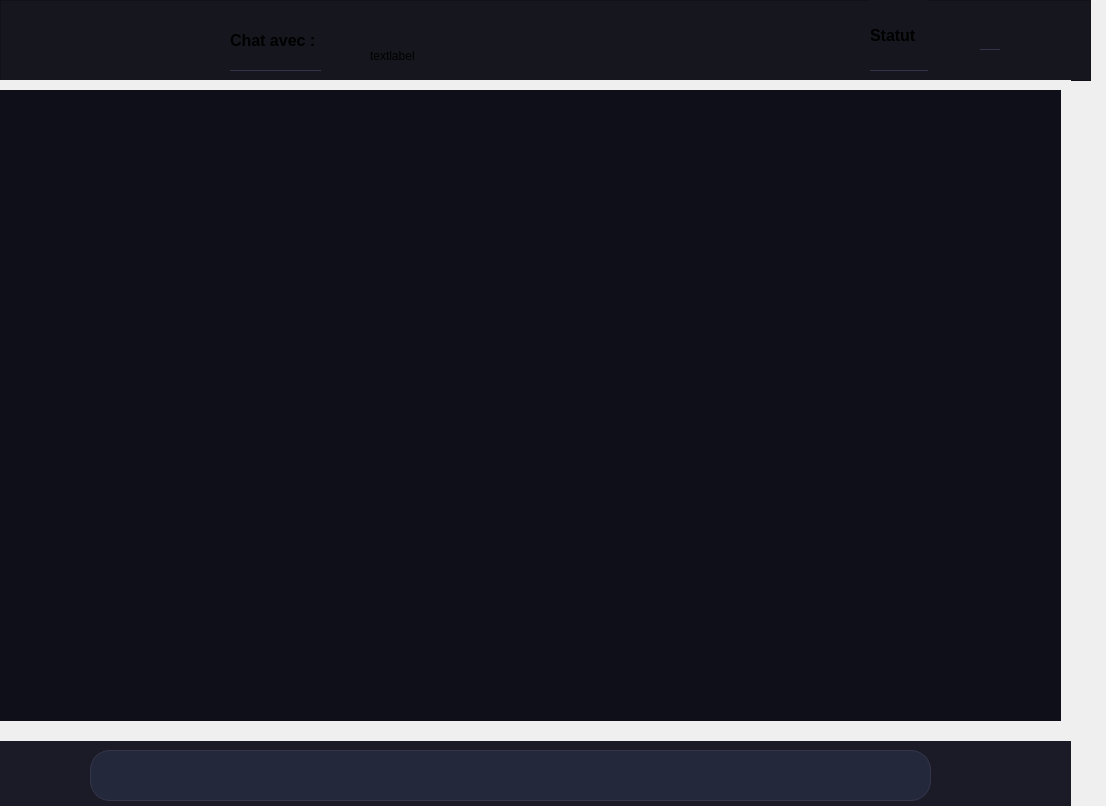
<?xml version="1.0" encoding="UTF-8"?>
<ui version="4.0">
 <class>Form</class>
 <widget class="QWidget" name="Form">
  <property name="geometry">
   <rect>
    <x>0</x>
    <y>0</y>
    <width>1106</width>
    <height>806</height>
   </rect>
  </property>
  <property name="windowTitle">
   <string>Form</string>
  </property>
  <widget class="QFrame" name="header">
   <property name="geometry">
    <rect>
     <x>0</x>
     <y>0</y>
     <width>1091</width>
     <height>81</height>
    </rect>
   </property>
   <property name="styleSheet">
    <string notr="true">background: #16161E;
    border-bottom: 1px solid #34354A;
</string>
   </property>
   <property name="frameShape">
    <enum>QFrame::Shape::StyledPanel</enum>
   </property>
   <property name="frameShadow">
    <enum>QFrame::Shadow::Raised</enum>
   </property>
   <widget class="QPushButton" name="btn_back">
    <property name="geometry">
     <rect>
      <x>20</x>
      <y>0</y>
      <width>81</width>
      <height>70</height>
     </rect>
    </property>
    <property name="styleSheet">
     <string notr="true">image: url(:/img/img/icons8-return-64.png);
background: transparent;
    border: none;</string>
    </property>
    <property name="text">
     <string/>
    </property>
   </widget>
   <widget class="QLabel" name="label">
    <property name="geometry">
     <rect>
      <x>230</x>
      <y>10</y>
      <width>91</width>
      <height>61</height>
     </rect>
    </property>
    <property name="text">
     <string>&lt;html&gt;&lt;head/&gt;&lt;body&gt;&lt;p&gt;&lt;span style=&quot; font-size:12pt; font-weight:700;&quot;&gt;Chat avec :&lt;/span&gt;&lt;/p&gt;&lt;/body&gt;&lt;/html&gt;</string>
    </property>
   </widget>
   <widget class="QLabel" name="label_contact">
    <property name="geometry">
     <rect>
      <x>370</x>
      <y>20</y>
      <width>181</width>
      <height>71</height>
     </rect>
    </property>
    <property name="text">
     <string>textlabel</string>
    </property>
   </widget>
   <widget class="QLabel" name="label_status">
    <property name="geometry">
     <rect>
      <x>980</x>
      <y>30</y>
      <width>20</width>
      <height>20</height>
     </rect>
    </property>
    <property name="styleSheet">
     <string notr="true">QLabel{
	background-color: rgb(208, 160, 64);
     /* Forme ronde */
     min-width: 18px;
    max-width: 18px;
    min-height: 18px;
    max-height: 18px;
    border-radius: 9px;
	color: rgb(255, 175, 94);
    
    /* Couleur par défaut (déconnecté) */
    background-color: #47af40;
    
    /* Effet de brillance subtil */
    border: 1px solid rgba(255, 255, 255, 0.1);
}
background-color: rgb(71, 175, 64);</string>
    </property>
    <property name="text">
     <string/>
    </property>
   </widget>
   <widget class="QLabel" name="label_2">
    <property name="geometry">
     <rect>
      <x>870</x>
      <y>0</y>
      <width>58</width>
      <height>71</height>
     </rect>
    </property>
    <property name="text">
     <string>&lt;html&gt;&lt;head/&gt;&lt;body&gt;&lt;p&gt;&lt;span style=&quot; font-size:12pt; font-weight:700;&quot;&gt;Statut&lt;/span&gt;&lt;/p&gt;&lt;/body&gt;&lt;/html&gt;</string>
    </property>
   </widget>
  </widget>
  <widget class="QFrame" name="footer">
   <property name="geometry">
    <rect>
     <x>-20</x>
     <y>740</y>
     <width>1091</width>
     <height>82</height>
    </rect>
   </property>
   <property name="styleSheet">
    <string notr="true">QFrame#footer {
    background: #1A1B26;
    border-top: 1px solid #34354A;
    padding: 10px;
    min-height: 60px;
    max-height: 60px;
}</string>
   </property>
   <property name="frameShape">
    <enum>QFrame::Shape::StyledPanel</enum>
   </property>
   <property name="frameShadow">
    <enum>QFrame::Shadow::Raised</enum>
   </property>
   <widget class="QLabel" name="label_3">
    <property name="geometry">
     <rect>
      <x>20</x>
      <y>10</y>
      <width>81</width>
      <height>41</height>
     </rect>
    </property>
    <property name="text">
     <string/>
    </property>
    <property name="pixmap">
     <pixmap resource="img.qrc">:/img/img/Envelope.png</pixmap>
    </property>
   </widget>
   <widget class="QLineEdit" name="input_message">
    <property name="geometry">
     <rect>
      <x>110</x>
      <y>10</y>
      <width>841</width>
      <height>51</height>
     </rect>
    </property>
    <property name="styleSheet">
     <string notr="true">QLineEdit#input_message {
    background: #24283B;
    border: 1px solid #34354A;
    border-radius: 20px;
    padding: 8px 15px;
    color: #E0E0E0;
    font-size: 14px;
}</string>
    </property>
   </widget>
   <widget class="QPushButton" name="btn_send">
    <property name="geometry">
     <rect>
      <x>970</x>
      <y>10</y>
      <width>91</width>
      <height>51</height>
     </rect>
    </property>
    <property name="styleSheet">
     <string notr="true">image: url(:/img/img/Sent.png);
background: transparent;
    border: none;
</string>
    </property>
    <property name="text">
     <string/>
    </property>
   </widget>
  </widget>
  <widget class="QScrollArea" name="scroll_messages">
   <property name="geometry">
    <rect>
     <x>0</x>
     <y>80</y>
     <width>1071</width>
     <height>661</height>
    </rect>
   </property>
   <property name="styleSheet">
    <string notr="true">QScrollArea#scroll_messages {
    background: #0F0F1A;
    border: none;
}
</string>
   </property>
   <property name="widgetResizable">
    <bool>true</bool>
   </property>
   <widget class="QWidget" name="scrollAreaWidgetContents">
    <property name="geometry">
     <rect>
      <x>0</x>
      <y>0</y>
      <width>1071</width>
      <height>661</height>
     </rect>
    </property>
    <widget class="QWidget" name="widget_messages" native="true">
     <property name="geometry">
      <rect>
       <x>0</x>
       <y>10</y>
       <width>1061</width>
       <height>631</height>
      </rect>
     </property>
     <property name="styleSheet">
      <string notr="true">QWidget#widget_messages {
    background: #0F0F1A;
}</string>
     </property>
    </widget>
   </widget>
  </widget>
 </widget>
 <resources>
  <include location="img.qrc"/>
 </resources>
 <connections/>
</ui>
